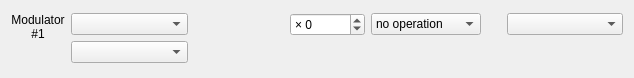
<?xml version="1.0" encoding="UTF-8"?>
<ui version="4.0">
 <class>ModulatorCell</class>
 <widget class="QWidget" name="ModulatorCell">
  <property name="geometry">
   <rect>
    <x>0</x>
    <y>0</y>
    <width>634</width>
    <height>78</height>
   </rect>
  </property>
  <property name="windowTitle">
   <string notr="true">Form</string>
  </property>
  <layout class="QGridLayout" name="gridLayout_2">
   <property name="verticalSpacing">
    <number>3</number>
   </property>
   <item row="0" column="2">
    <widget class="ModulatorComboSrc" name="comboSource1">
     <property name="sizePolicy">
      <sizepolicy hsizetype="Expanding" vsizetype="Fixed">
       <horstretch>0</horstretch>
       <verstretch>0</verstretch>
      </sizepolicy>
     </property>
    </widget>
   </item>
   <item row="1" column="5">
    <spacer name="horizontalSpacer_2">
     <property name="orientation">
      <enum>Qt::Horizontal</enum>
     </property>
     <property name="sizeType">
      <enum>QSizePolicy::Fixed</enum>
     </property>
     <property name="sizeHint" stdset="0">
      <size>
       <width>70</width>
       <height>20</height>
      </size>
     </property>
    </spacer>
   </item>
   <item row="1" column="9">
    <widget class="QLabel" name="labelFinalRange">
     <property name="text">
      <string/>
     </property>
    </widget>
   </item>
   <item row="1" column="4">
    <widget class="ModulatorComboCurve" name="widgetShape2" native="true">
     <property name="maximumSize">
      <size>
       <width>53</width>
       <height>16777215</height>
      </size>
     </property>
    </widget>
   </item>
   <item row="1" column="2">
    <widget class="ModulatorComboSrc" name="comboSource2">
     <property name="sizePolicy">
      <sizepolicy hsizetype="Expanding" vsizetype="Fixed">
       <horstretch>0</horstretch>
       <verstretch>0</verstretch>
      </sizepolicy>
     </property>
    </widget>
   </item>
   <item row="1" column="3">
    <spacer name="horizontalSpacer">
     <property name="orientation">
      <enum>Qt::Horizontal</enum>
     </property>
     <property name="sizeType">
      <enum>QSizePolicy::Fixed</enum>
     </property>
     <property name="sizeHint" stdset="0">
      <size>
       <width>20</width>
       <height>20</height>
      </size>
     </property>
    </spacer>
   </item>
   <item row="0" column="6">
    <widget class="QSpinBox" name="spinAmount">
     <property name="prefix">
      <string notr="true">× </string>
     </property>
     <property name="minimum">
      <number>-32768</number>
     </property>
     <property name="maximum">
      <number>32767</number>
     </property>
    </widget>
   </item>
   <item row="1" column="8">
    <spacer name="horizontalSpacer_3">
     <property name="orientation">
      <enum>Qt::Horizontal</enum>
     </property>
     <property name="sizeType">
      <enum>QSizePolicy::Fixed</enum>
     </property>
     <property name="sizeHint" stdset="0">
      <size>
       <width>20</width>
       <height>20</height>
      </size>
     </property>
    </spacer>
   </item>
   <item row="0" column="4">
    <widget class="ModulatorComboCurve" name="widgetShape1" native="true">
     <property name="maximumSize">
      <size>
       <width>53</width>
       <height>16777215</height>
      </size>
     </property>
    </widget>
   </item>
   <item row="0" column="9">
    <widget class="ModulatorComboDest" name="comboDestination">
     <property name="sizePolicy">
      <sizepolicy hsizetype="Expanding" vsizetype="Fixed">
       <horstretch>0</horstretch>
       <verstretch>0</verstretch>
      </sizepolicy>
     </property>
    </widget>
   </item>
   <item row="0" column="7">
    <widget class="QComboBox" name="comboTransform">
     <item>
      <property name="text">
       <string>no operation</string>
      </property>
     </item>
     <item>
      <property name="text">
       <string>absolute value</string>
      </property>
     </item>
    </widget>
   </item>
   <item row="0" column="1" rowspan="2">
    <layout class="QVBoxLayout" name="verticalLayout">
     <item>
      <widget class="QLabel" name="labelModNumber">
       <property name="text">
        <string notr="true">Modulator
#1</string>
       </property>
       <property name="alignment">
        <set>Qt::AlignCenter</set>
       </property>
      </widget>
     </item>
     <item>
      <widget class="QLabel" name="labelDetails">
       <property name="font">
        <font>
         <pointsize>7</pointsize>
         <weight>75</weight>
         <bold>true</bold>
        </font>
       </property>
       <property name="text">
        <string/>
       </property>
       <property name="alignment">
        <set>Qt::AlignCenter</set>
       </property>
      </widget>
     </item>
    </layout>
   </item>
  </layout>
 </widget>
 <customwidgets>
  <customwidget>
   <class>ModulatorComboCurve</class>
   <extends>QWidget</extends>
   <header>modulatorcombocurve.h</header>
   <container>1</container>
  </customwidget>
  <customwidget>
   <class>ModulatorComboSrc</class>
   <extends>QComboBox</extends>
   <header>modulatorcombosrc.h</header>
  </customwidget>
  <customwidget>
   <class>ModulatorComboDest</class>
   <extends>QComboBox</extends>
   <header>modulatorcombodest.h</header>
  </customwidget>
 </customwidgets>
 <resources/>
 <connections/>
</ui>
